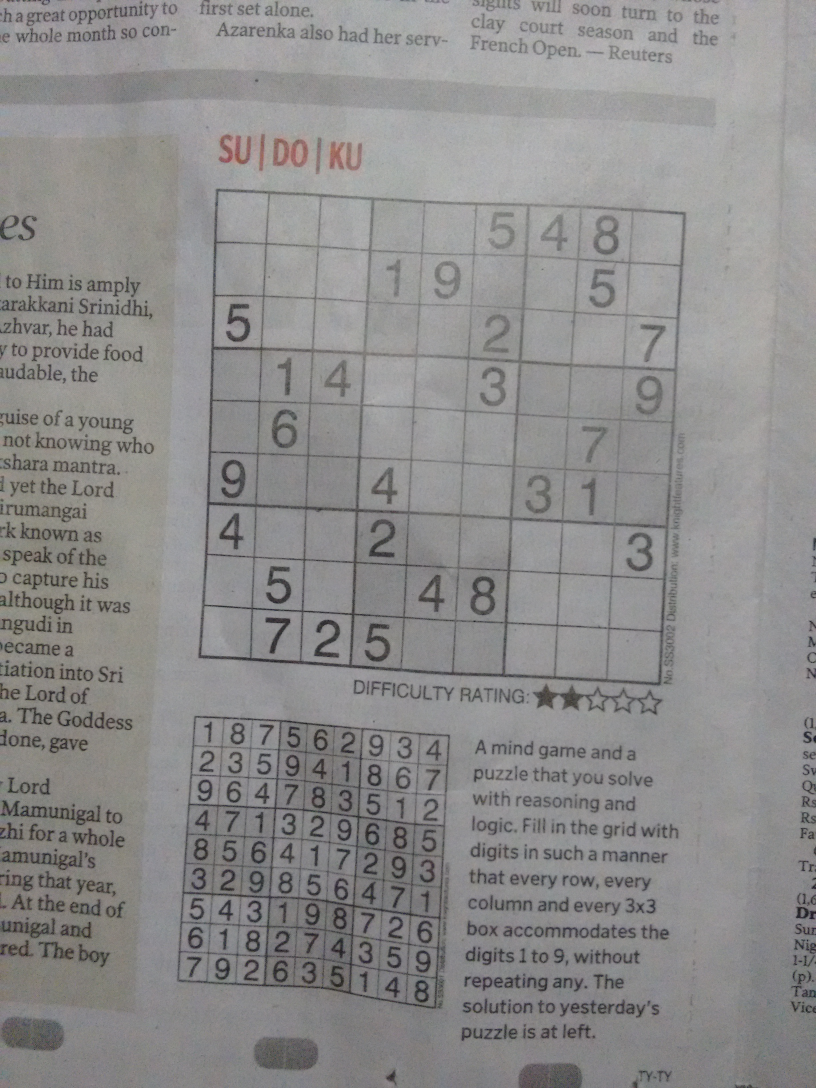
#> input picture sudoku/failures/image10.jpg, 2448 x 3264 px (shown at 1/3 size)
$ python -i sudokuExtractor.py   (imports and definitions only)
#> lines starting #> are read from the running program, lines starting #| are printed output that depends on the picture; after the words box and inside, x2 and y2 are one past the last pixel; in counts of white or black regions, pixels touching at a corner belong together
### sudoku/scripts/helpers.py
import cv2
import numpy as np


class Helpers(object):
    '''
    Image manipulation helper functions
    '''

    # [14 lines left out: function show, not called in this run]

    def isCv2(self):
        return cv2.__version__.startswith('2.')

    def thresholdify(self, img):
        img = cv2.adaptiveThreshold(img.astype(np.uint8), 255, cv2.ADAPTIVE_THRESH_MEAN_C,
                                    cv2.THRESH_BINARY, 11, 3)
        return 255 - img

    # [4 lines left out: function Canny, not called in this run]

    def dilate(self, image, kernel):
        cv2.dilate(image, kernel)
        return image

    def largestContour(self, image):
        if self.isCv2():
            contours, h = cv2.findContours(
                image, cv2.RETR_TREE, cv2.CHAIN_APPROX_SIMPLE)
        else:
            contours, h = cv2.findContours(
                image, cv2.RETR_TREE, cv2.CHAIN_APPROX_SIMPLE)
        return max(contours, key=cv2.contourArea)

    def largest4SideContour(self, image):
        contours, h = cv2.findContours(
            image, cv2.RETR_TREE, cv2.CHAIN_APPROX_SIMPLE)
        contours = sorted(contours, key=cv2.contourArea, reverse=True)
        for cnt in contours[:min(5, len(contours))]:
            #im = image.copy()
            #cv2.drawContours(im, cnt, -1, (255,255,255), 5)
            # self.show(im,'contour')
            if len(self.approx(cnt)) == 4:
                return cnt
        return None

    def make_it_square(self, image, side_length=306):
        return cv2.resize(image, (side_length, side_length))

    def area(self, image):
        return float(image.shape[0] * image.shape[1])

    def cut_out_sudoku_puzzle(self, image, contour):
        x, y, w, h = cv2.boundingRect(contour)
        image = image[y:y + h, x:x + w]
        return self.make_it_square(image, min(image.shape))

    # [5 lines left out: function binarized, not called in this run]

    def approx(self, cnt):
        peri = cv2.arcLength(cnt, True)
        app = cv2.approxPolyDP(cnt, 0.01 * peri, True)
        return app

    # [91 lines left out: functions get_rectangle_corners, warp_perspective, getTopLine, getBottomLine, getLeftLine, getRightLine and 2 more, not called in this run]

### sudoku/scripts/sudokuExtractor.py
import cv2
import numpy as np
import pickle

from helpers import Helpers
from cells import Cells


class Extractor(object):
    '''
        Stores and manipulates the input image to extract the Sudoku puzzle
        all the way to the cells
    '''

    def __init__(self, color_img):
        self.helpers = Helpers()  # Image helpers
        self.image = color_img
        self.preprocess()
        #self.helpers.show(self.image, 'After Preprocessing')
        sudoku = self.cropSudoku()
        #self.helpers.show(sudoku, 'After Cropping out grid')
        sudoku = self.straighten(sudoku)
        #self.helpers.show(sudoku, 'Final Sudoku grid')
        self.cells = Cells(sudoku).cells

    def preprocess(self):
        print ('Preprocessing...',)
        self.image = cv2.cvtColor(self.image, cv2.COLOR_BGR2GRAY)
        self.image = self.helpers.thresholdify(self.image)
        kernel = cv2.getStructuringElement(cv2.MORPH_ELLIPSE, (2, 2))
        self.image = cv2.morphologyEx(self.image, cv2.MORPH_CLOSE, kernel)
        print ('done.')

    def cropSudoku(self):
        print ('Cropping out Sudoku...',)
        contour = self.helpers.largestContour(self.image.copy())
        sudoku = self.helpers.cut_out_sudoku_puzzle(self.image.copy(), contour)
        print ('done.')
        return sudoku

    def straighten(self, sudoku):
        print ('Straightening image...',)
        largest = self.helpers.largest4SideContour(sudoku.copy())
        app = self.helpers.approx(largest)
        corners = self.helpers.get_rectangle_corners(app)
        sudoku = self.helpers.warp_perspective(corners, sudoku)
        print ('done.')
        return sudoku

>>> import cv2
>>> picture = cv2.imread('../failures/image10.jpg')
#> picture is the input picture: shape (3264, 2448, 3); mean B, G, R 139.7, 140, 141.1
>>> result = Extractor(picture).preprocess()
#> in thresholdify, `img = cv2.adaptiveThreshold(img.astype(np.uint8), 255, cv2.ADAPTIVE_TH..`:
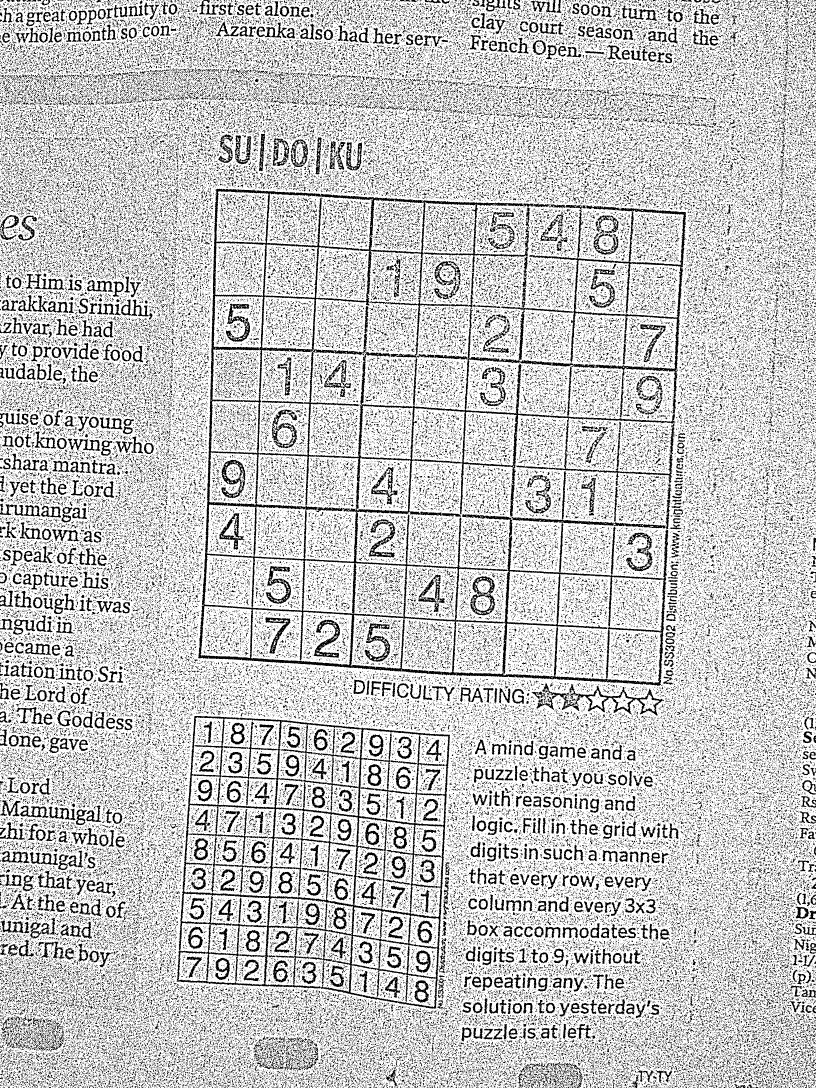
#> img: shape (3264, 2448) (shown at 1/3 size); 77.6% white; 160350 black regions (147096 under 20 px), largest, box (x1, y1, x2, y2) and area: (594, 566, 2058, 2057) 150698, (530, 2148, 1350, 3026) 66966, (1594, 2050, 1992, 2147) 7032
#> in preprocess, `self.image = cv2.morphologyEx(self.image, cv2.MORPH_CLOSE, kernel)`:
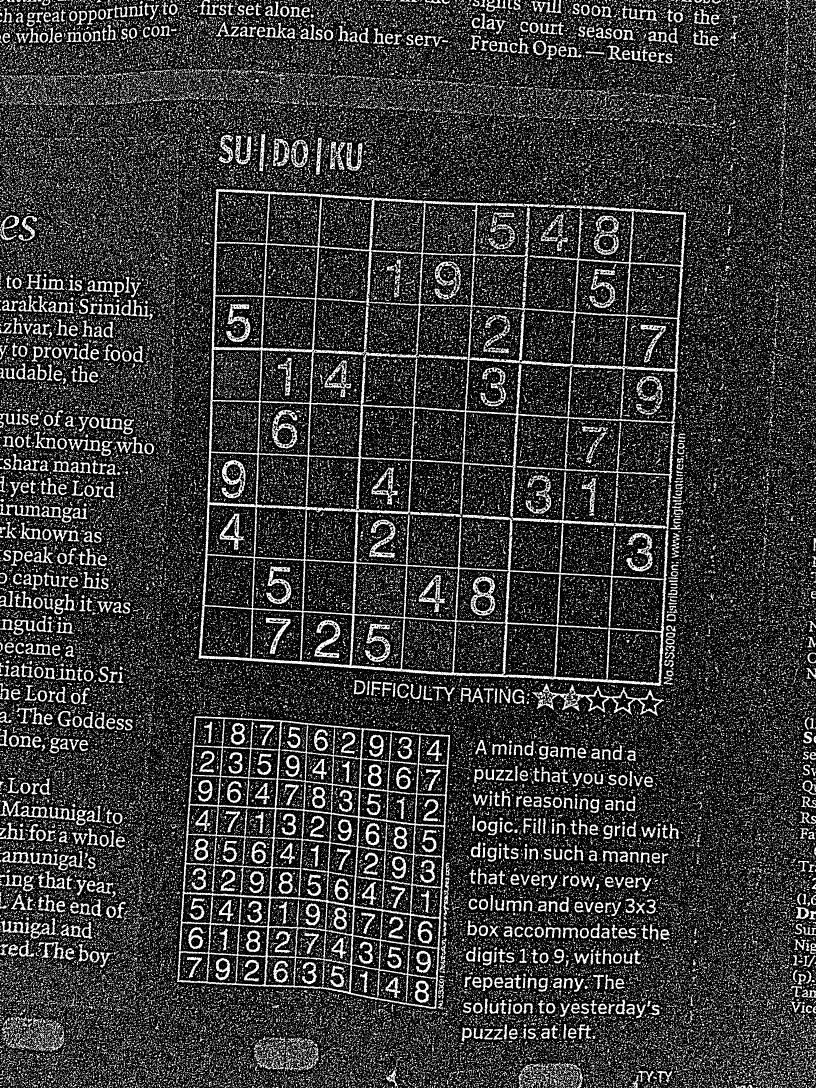
#> self.image: shape (3264, 2448) (shown at 1/3 size); 21.4% white; 104746 white regions (89672 under 20 px), largest, box (x1, y1, x2, y2) and area: (595, 567, 2059, 2058) 156461, (531, 2149, 1351, 3027) 68294, (1595, 2051, 1993, 2148) 7397
#> in largestContour, `contours, h = cv2.findContours( image, cv2.RETR_TREE, cv2.CHAIN_APPROX..`: contours = 107082 contours
#> in cropSudoku, `contour = self.helpers.largestContour(self.image.copy())`: contour = contour of 7456 points, box (x1, y1, x2, y2) (595, 567, 2059, 2058), area 1649705
#> in cut_out_sudoku_puzzle, `x, y, w, h = cv2.boundingRect(contour)`: x = 595; y = 567; w = 1464; h = 1491
#> in cut_out_sudoku_puzzle, `image = image[y:y + h, x:x + w]`:
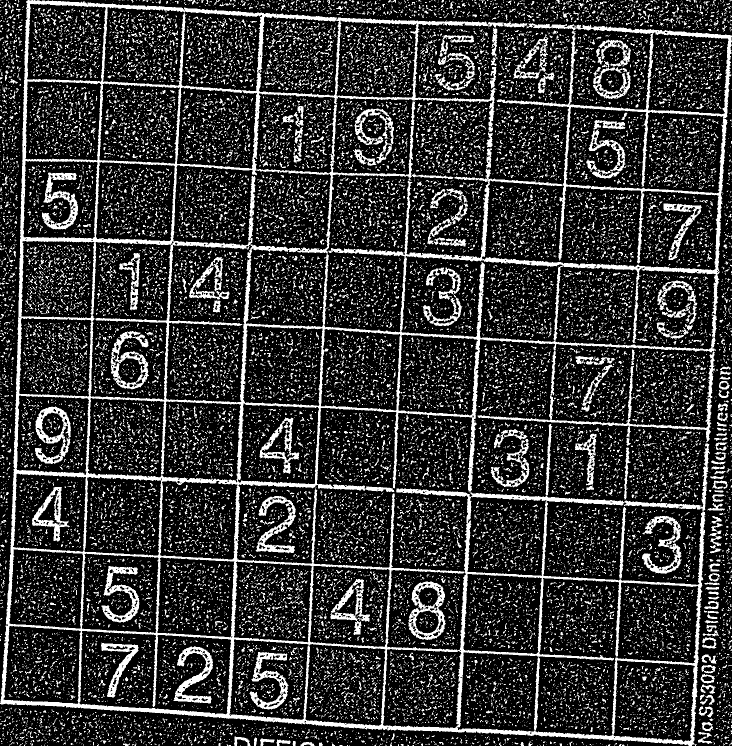
#> image: shape (1491, 1464) (shown at 1/2 size); 20.7% white; 26340 white regions (23390 under 20 px)
#> in make_it_square, `return cv2.resize(image, (side_length, side_length))`:
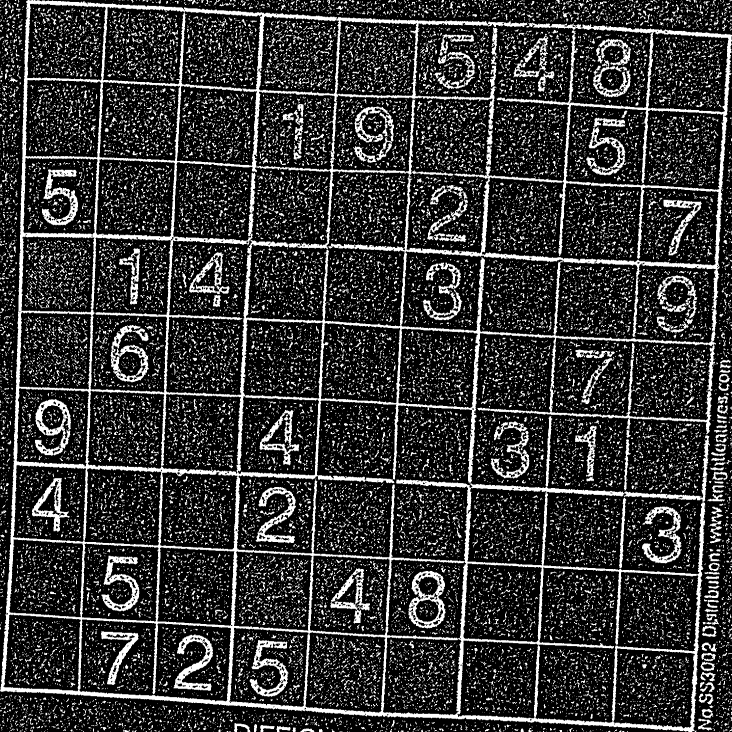
#> returned value: shape (1464, 1464) (shown at 1/2 size); min 0, max 255, mean 52.8
#> in largest4SideContour, `contours, h = cv2.findContours( image, cv2.RETR_TREE, cv2.CHAIN_APPROX..`: contours = 25927 contours, 23554 with area under 20; largest, box (x1, y1, x2, y2) and area: (0, 0, 1464, 1464) 1781491, (473, 811, 945, 1124) 88306, (1070, 1135, 1397, 1446) 68148, (663, 190, 986, 507) 67045, (963, 354, 1438, 532) 66927
#> the loop in largest4SideContour, `for cnt in contours[:min(5, len(contours))]: #im = image.copy() #cv2.d..` made 5 passes
#> peri in approx on passes 1 to 5: 11411.9, 2763.2, 2006.5, 2220.6, 2080.8
#> (the run stopped early here; a loop or call above may not have finished)

$ run again, on sudoku/failures/image8.jpg
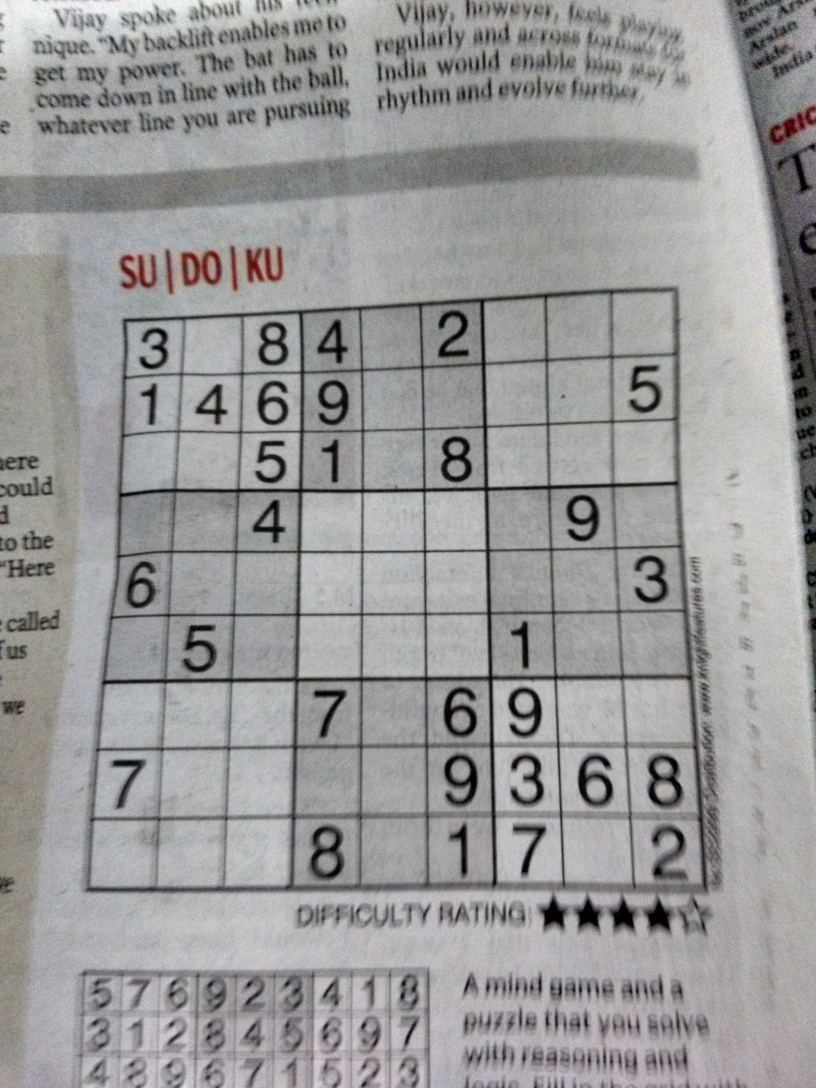
#> input picture sudoku/failures/image8.jpg, 2448 x 3264 px (shown at 1/3 size)
#> picture is the input picture: shape (3264, 2448, 3); mean B, G, R 153.3, 153.1, 153.8
#> in thresholdify, `img = cv2.adaptiveThreshold(img.astype(np.uint8), 255, cv2.ADAPTIVE_TH..`:
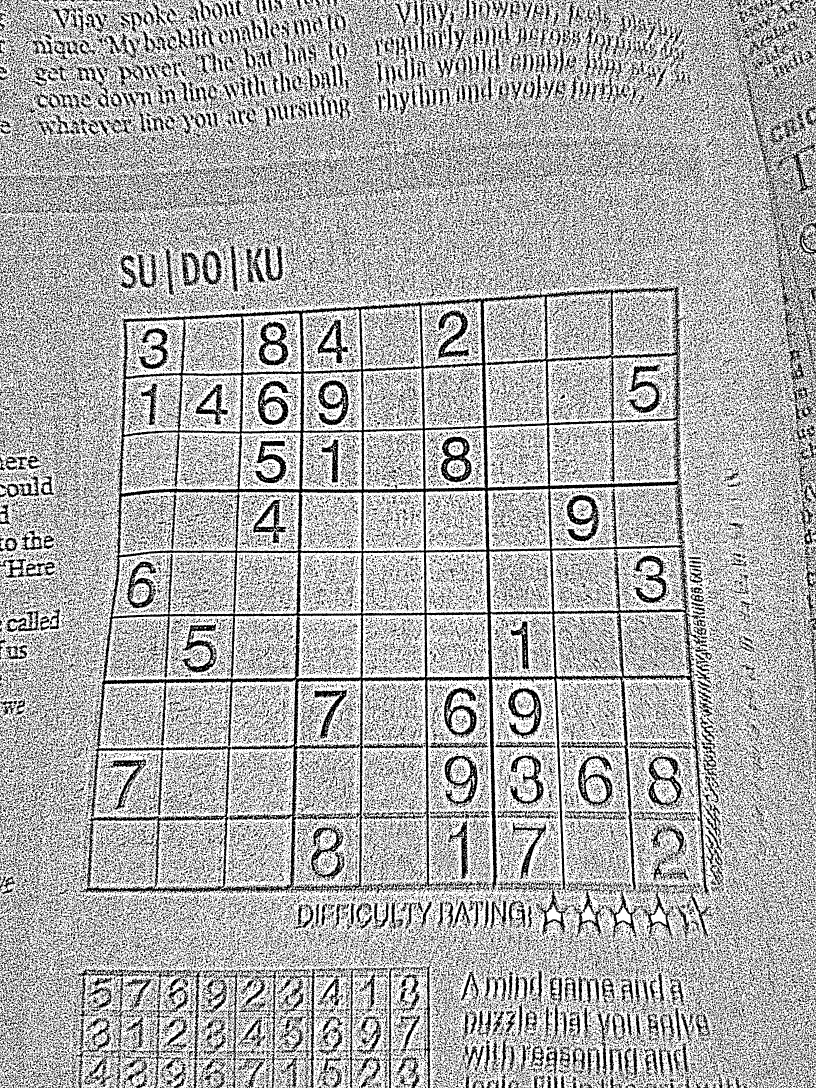
#> img: shape (3264, 2448) (shown at 1/3 size); 68.5% white; 120087 black regions (92852 under 20 px), largest, box (x1, y1, x2, y2) and area: (237, 857, 2130, 2687) 250603, (1322, 1309, 1416, 1447) 5513, (1699, 1483, 1800, 1625) 5494
#> in largestContour, `contours, h = cv2.findContours( image, cv2.RETR_TREE, cv2.CHAIN_APPROX..`: contours = 76853 contours
#> contour = contour of 14984 points, box (x1, y1, x2, y2) (236, 858, 2130, 2695), area 2295562
#> in cut_out_sudoku_puzzle, `x, y, w, h = cv2.boundingRect(contour)`: x = 236; y = 858; w = 1894; h = 1837
#> image: shape (1837, 1894); 30.2% white; 32436 white regions (23186 under 20 px)
#> in largest4SideContour, `contours, h = cv2.findContours( image, cv2.RETR_TREE, cv2.CHAIN_APPROX..`: contours = 31984 contours, 24511 with area under 20; largest, box (x1, y1, x2, y2) and area: (0, 0, 1837, 1837) 2278042, (59, 1180, 634, 1390) 105988, (76, 988, 638, 1186) 99899, (416, 1381, 628, 1812) 76442, (1371, 597, 1758, 790) 66026
#> the loop in largest4SideContour, `for cnt in contours[:min(5, len(contours))]: #im = image.copy() #cv2.d..` made 5 passes
#> peri in approx on passes 1 to 4: 28345.8, 2939.1, 2900.6, 2094.5
#> largest = contour of 642 points, box (x1, y1, x2, y2) (1371, 597, 1758, 790), area 66026
#> in straighten, `app = self.helpers.approx(largest)`: app = [[1743, 601], [1752, 778], [1376, 787], [1373, 609]]
#> pts has the same summary as app in straighten
#> s = [2344, 2530, 2163, 1982]
#> diff = [-1142, -974, -589, -764]
#> corners = [[1373, 609], [1743, 601], [1752, 778], [1376, 787]]
#> tl = [1373, 609]; tr = [1743, 601]; br = [1752, 778]; bl = [1376, 787]
#> widthA = 376.1
#> widthB = 370.1
#> heightA = 177.2
#> heightB = 178
#> maxWidth = 376
#> maxHeight = 178
#> dst = [[0, 0], [375, 0], [375, 177], [0, 177]]
#> M = [[1.05, -0.0177, -1432.6], [0.0228, 1.05, -672.7], [-1.15e-05, 9.59e-05, 1]]
#> after the loop in extractCells, ``:
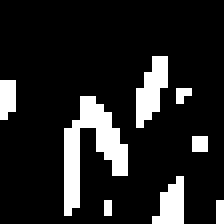
#> cell: shape (28, 28) (shown 8 times larger); 14.2% white in thin lines or dots, all inside (x1, y1, x2, y2) = (0, 7, 28, 28)
#> after the loop in extractCells, ``: cells = []; i = 0
